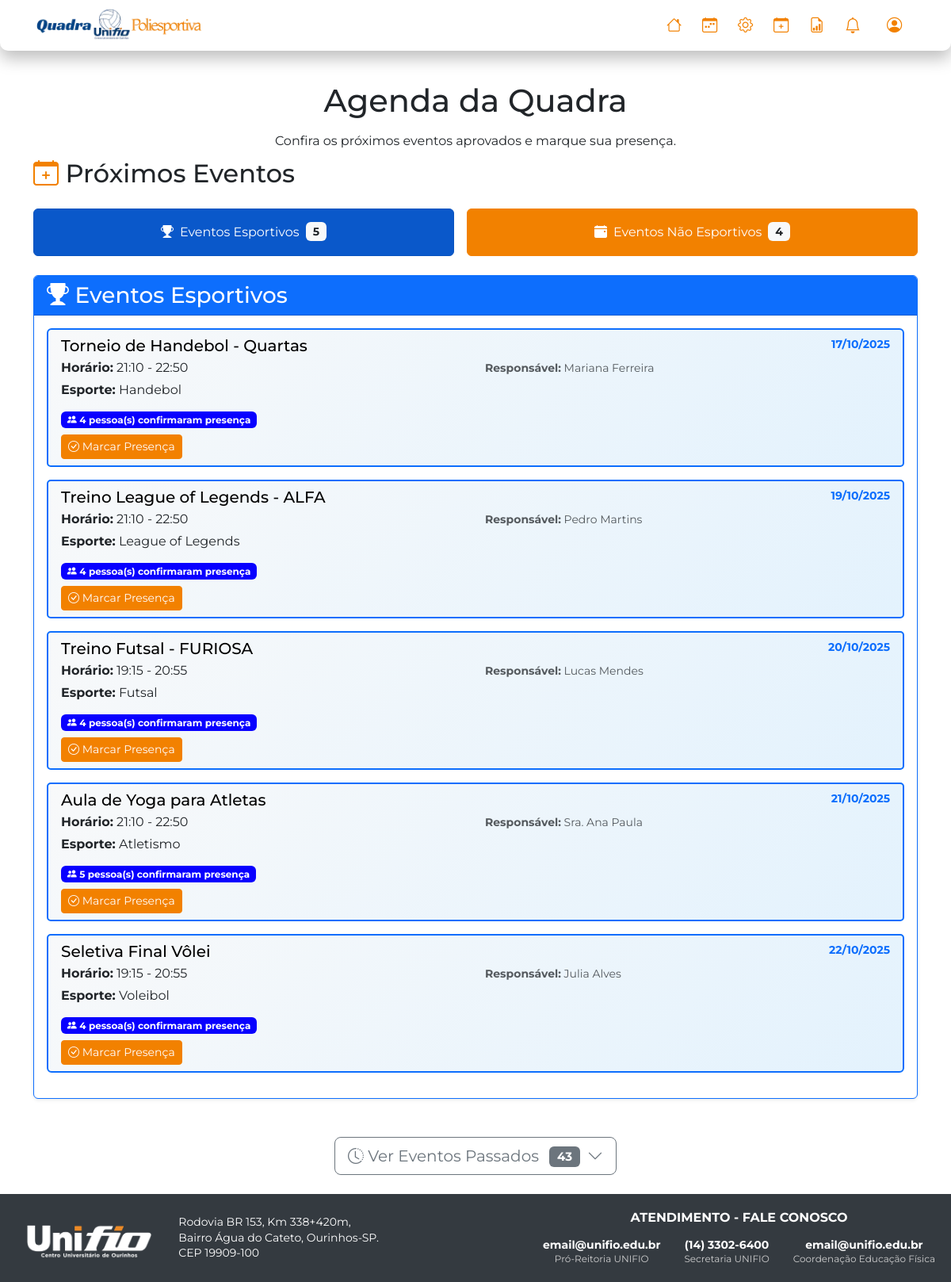
The app's page /agenda (signed in) with its own data.
### tables this page shows
CREATE TABLE `agendamentos` (
  `id` int NOT NULL,
  `usuario_id` int NOT NULL,
  `titulo` varchar(255) NOT NULL,
  `tipo_agendamento` enum('esportivo','nao_esportivo') NOT NULL,
  `esporte_tipo` varchar(100) DEFAULT NULL,
  `data_agendamento` date NOT NULL,
  `periodo` enum('primeiro','segundo') NOT NULL COMMENT 'primeiro: 19:15-20:55, segundo: 21:10-22:50',
  `descricao` text,
  `status` enum('aprovado','pendente','rejeitado','cancelado','finalizado') NOT NULL DEFAULT 'pendente',
  `motivo_rejeicao` text,
  `data_solicitacao` timestamp NOT NULL DEFAULT CURRENT_TIMESTAMP,
  `atletica_confirmada` tinyint(1) NOT NULL DEFAULT '0',
  `atletica_id_confirmada` int DEFAULT NULL,
  `quantidade_atletica` int DEFAULT '0',
  `quantidade_pessoas` int DEFAULT '0',
  `subtipo_evento` varchar(100) DEFAULT NULL COMMENT 'treino/campeonato para esportivos, palestra/workshop/formatura para nao_esportivos',
  `responsavel_evento` varchar(255) NOT NULL DEFAULT '',
  `possui_materiais` tinyint(1) DEFAULT NULL COMMENT '1=sim, 0=não',
  `materiais_necessarios` text,
  `responsabiliza_devolucao` tinyint(1) DEFAULT NULL,
  `lista_participantes` text,
  `arquivo_participantes` varchar(255) DEFAULT NULL,
  `arbitro_partida` varchar(255) DEFAULT NULL,
  `estimativa_participantes` int DEFAULT NULL,
  `evento_aberto_publico` tinyint(1) DEFAULT NULL COMMENT '1=sim, 0=não',
  `descricao_publico_alvo` text,
  `infraestrutura_adicional` text,
  `observacoes` text,
  `foi_editado` tinyint(1) DEFAULT 0 COMMENT 'Indica se o agendamento foi editado após criação',
  `data_edicao` datetime DEFAULT NULL COMMENT 'Data e hora da última edição',
  `observacoes_admin` text DEFAULT NULL COMMENT 'Observações adicionadas pelo admin ao editar o evento',
  `data_ultima_alteracao` datetime DEFAULT NULL COMMENT 'Data da última alteração feita pelo admin',
  `alterado_por_admin` tinyint(1) DEFAULT 0 COMMENT 'Indica se foi alterado por um admin',
  `data_cancelamento` datetime DEFAULT NULL COMMENT 'Data do cancelamento pelo admin',
  `cancelado_por_admin` tinyint(1) DEFAULT 0 COMMENT 'Indica se foi cancelado por um admin',
  `cancelado_por_campeonato` tinyint(1) DEFAULT 0 COMMENT 'Indica se foi cancelado devido à aprovação de um campeonato'
);

CREATE TABLE `usuarios` (
  `id` int NOT NULL,
  `nome` varchar(255) NOT NULL,
  `email` varchar(255) NOT NULL,
  `senha` varchar(255) NOT NULL,
  `ra` varchar(20) DEFAULT NULL,
  `data_nascimento` date DEFAULT NULL,
  `telefone` varchar(20) DEFAULT NULL,
  `curso_id` int DEFAULT NULL,
  `role` enum('usuario','admin','superadmin') NOT NULL DEFAULT 'usuario',
  `atletica_id` int DEFAULT NULL,
  `tipo_usuario_detalhado` enum('Membro das Atleticas','Professor','Aluno','Comunidade Externa') DEFAULT NULL,
  `is_coordenador` tinyint(1) NOT NULL DEFAULT '0',
  `atletica_join_status` enum('none','pendente','aprovado') NOT NULL DEFAULT 'none',
  `login_code` varchar(6) DEFAULT NULL,
  `login_code_expires` datetime DEFAULT NULL,
  `reset_token` varchar(255) DEFAULT NULL,
  `reset_token_expires` datetime DEFAULT NULL  
);

### views/pages/agenda.view.php (the view, shortened to what the rows shown need)
<h1 class="title-dashboard">Agenda da Quadra</h1>
<p class="title-dashboard">Confira os próximos eventos aprovados e marque sua presença.</p>
<div class="mb-5">
    <h2 class="mb-4"><i class="bi bi-calendar-plus text-success icon-calender"></i> Próximos Eventos</h2>
    <div class="btn-eventos-container">
        <button class="btn btn-primary btn-evento-toggle flex-fill d-flex align-items-center justify-content-center" id="btnEventosEsportivos" onclick="toggleEventos('esportivos')">
            <i class="bi bi-trophy-fill me-2"></i>
            <span>Eventos Esportivos</span>
            <span class="badge bg-light text-dark ms-2"><?php echo count($eventos_futuros_esportivos); ?></span>
        </button>
        <button class="btn title-nao-esportivos btn-evento-toggle flex-fill d-flex align-items-center justify-content-center" id="btnEventosNaoEsportivos" onclick="toggleEventos('nao_esportivos')">
            <i class="bi bi-calendar-event-fill me-2"></i>
            <span>Eventos Não Esportivos</span>
            <span class="badge bg-light text-dark ms-2"><?php echo count($eventos_futuros_nao_esportivos); ?></span>
        </button>
    </div>
    <div id="eventosEsportivos" class="eventos-section" style="display: none;">
        <div class="card shadow-sm border-primary">
            <div class="card-header bg-primary text-white">
                <h3 class="mb-0"><i class="bi bi-trophy-fill"></i> Eventos Esportivos</h3>
            </div>
            <div class="card-body">
                <?php if (!empty($eventos_futuros_esportivos)): ?>
                    <div class="list-group">
                        <?php foreach ($eventos_futuros_esportivos as $evento): ?>
                            <div class="list-group-item list-group-item-action flex-column align-items-start mb-3 border-primary border-radius-card event-clickable"
                                 data-event-id="<?php echo $evento['id']; ?>"
                                 style="cursor: pointer;">
                                <div class="d-flex w-100 justify-content-between">
                                    <h5 class="mb-1 title-eventos-nao-es"><?php echo htmlspecialchars($evento['titulo'] ?? ''); ?></h5>
                                    <small class="text-primary fw-bold"><?php echo date('d/m/Y', strtotime($evento['data_agendamento'])); ?></small>
                                </div>
                                <div class="row mb-2">
                                    <div class="col-md-6">
                                        <p class="mb-1"><strong>Horário:</strong> <?php echo htmlspecialchars($evento['horario_periodo'] ?? $evento['periodo']); ?></p>
                                        <p class="mb-1"><strong>Esporte:</strong> <?php echo htmlspecialchars($evento['esporte_tipo'] ?? 'Não informado'); ?></p>
                                    </div>
                                    <div class="col-md-6">
                                        <small class="text-muted"><strong>Responsável:</strong> <?php echo htmlspecialchars($evento['responsavel'] ?? ''); ?></small>
                                    </div>
                                </div>
                                <div class="mb-2">
                                    <span class="badge bg-info">
                                        <i class="bi bi-people-fill"></i> <?php echo $evento['total_presencas']; ?> pessoa(s) confirmaram presença
                                    </span>
                                </div>
                                <div class="mt-2">
                                    <?php if ($is_logged_in): ?>
                                        <button type="button" class="btn btn-sm presenca-btn"
                                                data-agendamento-id="<?php echo $evento['id']; ?>"
                                                data-action="<?php echo $evento['presenca_id'] ? 'desmarcar' : 'marcar'; ?>">
                                            <?php if ($evento['presenca_id']): ?>
                                                <i class="bi bi-x-circle-fill"></i> Desmarcar Presença
                                            <?php else: ?>
                                                <i class="bi bi-check-circle"></i> Marcar Presença
                                            <?php endif; ?>
                                        </button>
                                    <?php else: ?>
                                        <a href="/login" class="btn btn-sm btn-primary">
                                            <i class="bi bi-box-arrow-in-right"></i> Faça login para marcar presença
                                        </a>
                                    <?php endif; ?>
                                </div>
                            </div>
                        <?php endforeach; ?>
                    </div>
                <?php else: ?>
                    <div class="alert alert-info">
                        <i class="bi bi-info-circle"></i> Nenhum evento esportivo agendado no momento.
                    </div>
                <?php endif; ?>
            </div>
        </div>
    </div>
</div>
<?php $total_eventos_passados = count($eventos_passados ?? []); ?>
<?php if ($total_eventos_passados > 0): ?>
    <div class="text-center mb-4">
        <button class="btn btn-outline-secondary btn-lg" id="toggleEventosPassados" onclick="toggleEventosPassados()">
            <i class="bi bi-clock-history"></i> <span id="toggleText">Ver Eventos Passados</span>
            <span class="badge bg-secondary ms-2"><?php echo $total_eventos_passados; ?></span>
            <i class="bi bi-chevron-down ms-1" id="toggleIcon"></i>
        </button>
    </div>
<?php endif; ?>
</body>

### src/Core/Router.php (shortened to what the rows shown need)
<?php
class Router
{
    protected static array $routes = [];
    public static function get(string $uri, string $action): void
    {
        self::$routes['GET'][$uri] = $action;
    }
    public static function post(string $uri, string $action): void
    {
        self::$routes['POST'][$uri] = $action;
    }
    protected static function extractParams(string $pattern, string $uri): ?array
    {
        $pattern = str_replace('/', '\/', $pattern);
        $pattern = preg_replace('/:([^\/]+)/', '(?P<\1>[^\/]+)', $pattern);
        $pattern = '/^' . $pattern . '$/';
        if (preg_match($pattern, $uri, $matches)) {
            array_shift($matches);
            return array_filter($matches, 'is_string', ARRAY_FILTER_USE_KEY);
        }
        return null;
    }
    public static function dispatch(string $uri, string $method): void
    {
        foreach (self::$routes[$method] as $route => $action) {
            $params = self::extractParams($route, $uri);
            if ($params !== null) {
                [$controllerName, $methodName] = explode('@', $action);
                $controllerClass = "Application\\Controller\\" . $controllerName;
                if (class_exists($controllerClass)) {
                    $controllerInstance = new $controllerClass();
                    if (method_exists($controllerInstance, $methodName)) {
                        call_user_func_array([$controllerInstance, $methodName], array_values($params));
                        return;
                    }
                }
            }
        }
        throw new \Exception("Rota não encontrada: [{$method}] {$uri}");
    }
}

### records on screen
agendamentos: titulo "Torneio de Handebol - Quartas", data_agendamento "17/10/2025", horario_periodo "21:10 - 22:50", esporte_tipo "Handebol", usuario.nome "Mariana Ferreira", total_presencas "4"
agendamentos: titulo "Treino League of Legends - ALFA", data_agendamento "19/10/2025", horario_periodo "21:10 - 22:50", esporte_tipo "League of Legends", usuario.nome "Pedro Martins", total_presencas "4"
agendamentos: titulo "Treino Futsal - FURIOSA", data_agendamento "20/10/2025", horario_periodo "19:15 - 20:55", esporte_tipo "Futsal", usuario.nome "Lucas Mendes", total_presencas "4"
agendamentos: titulo "Aula de Yoga para Atletas", data_agendamento "21/10/2025", horario_periodo "21:10 - 22:50", esporte_tipo "Atletismo", usuario.nome "Sra. Ana Paula", total_presencas "5"
agendamentos: titulo "Seletiva Final Vôlei", data_agendamento "22/10/2025", horario_periodo "19:15 - 20:55", esporte_tipo "Voleibol", usuario.nome "Julia Alves", total_presencas "4"

### other values on screen
count($eventos_futuros_esportivos) "5"
count($eventos_futuros_nao_esportivos) "4"
$total_eventos_passados "43"
